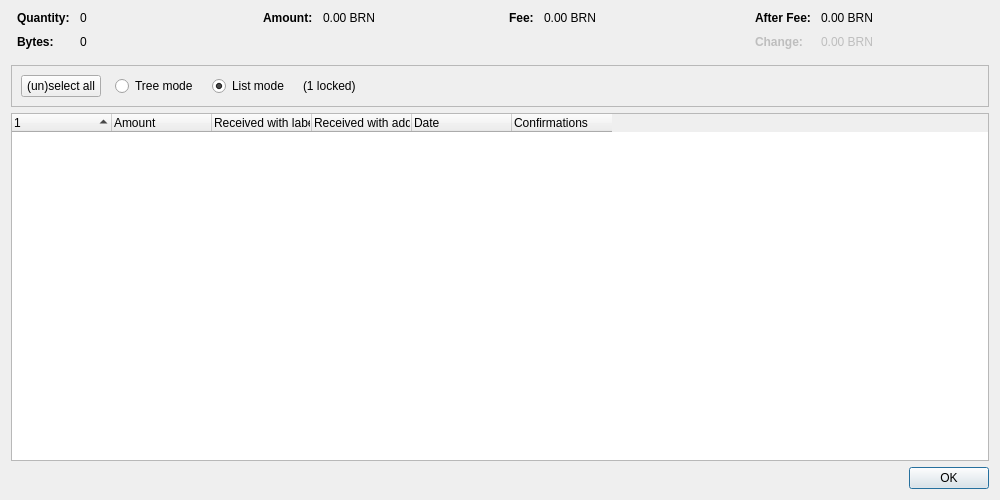
<?xml version="1.0" encoding="UTF-8"?>
<ui version="4.0">
 <class>CoinControlDialog</class>
 <widget class="QDialog" name="CoinControlDialog">
  <property name="geometry">
   <rect>
    <x>0</x>
    <y>0</y>
    <width>1000</width>
    <height>500</height>
   </rect>
  </property>
  <property name="windowTitle">
   <string>Coin Selection</string>
  </property>
  <layout class="QVBoxLayout" name="verticalLayout">
   <item>
    <layout class="QHBoxLayout" name="horizontalLayoutTop" stretch="0,0,0,0">
     <property name="topMargin">
      <number>0</number>
     </property>
     <property name="bottomMargin">
      <number>10</number>
     </property>
     <item>
      <layout class="QFormLayout" name="formLayoutCoinControl1">
       <property name="labelAlignment">
        <set>Qt::AlignLeft|Qt::AlignVCenter</set>
       </property>
       <property name="horizontalSpacing">
        <number>10</number>
       </property>
       <property name="verticalSpacing">
        <number>10</number>
       </property>
       <property name="leftMargin">
        <number>6</number>
       </property>
       <property name="rightMargin">
        <number>6</number>
       </property>
       <item row="0" column="0">
        <widget class="QLabel" name="labelCoinControlQuantityText">
         <property name="font">
          <font>
           <weight>75</weight>
           <bold>true</bold>
          </font>
         </property>
         <property name="text">
          <string>Quantity:</string>
         </property>
        </widget>
       </item>
       <item row="0" column="1">
        <widget class="QLabel" name="labelCoinControlQuantity">
         <property name="cursor">
          <cursorShape>IBeamCursor</cursorShape>
         </property>
         <property name="contextMenuPolicy">
          <enum>Qt::ActionsContextMenu</enum>
         </property>
         <property name="text">
          <string notr="true">0</string>
         </property>
         <property name="textInteractionFlags">
          <set>Qt::LinksAccessibleByMouse|Qt::TextSelectableByKeyboard|Qt::TextSelectableByMouse</set>
         </property>
        </widget>
       </item>
       <item row="1" column="0">
        <widget class="QLabel" name="labelCoinControlBytesText">
         <property name="font">
          <font>
           <weight>75</weight>
           <bold>true</bold>
          </font>
         </property>
         <property name="text">
          <string>Bytes:</string>
         </property>
        </widget>
       </item>
       <item row="1" column="1">
        <widget class="QLabel" name="labelCoinControlBytes">
         <property name="cursor">
          <cursorShape>IBeamCursor</cursorShape>
         </property>
         <property name="contextMenuPolicy">
          <enum>Qt::ActionsContextMenu</enum>
         </property>
         <property name="text">
          <string notr="true">0</string>
         </property>
         <property name="textInteractionFlags">
          <set>Qt::LinksAccessibleByMouse|Qt::TextSelectableByKeyboard|Qt::TextSelectableByMouse</set>
         </property>
        </widget>
       </item>
      </layout>
     </item>
     <item>
      <layout class="QFormLayout" name="formLayoutCoinControl2">
       <property name="horizontalSpacing">
        <number>10</number>
       </property>
       <property name="verticalSpacing">
        <number>10</number>
       </property>
       <property name="leftMargin">
        <number>6</number>
       </property>
       <property name="rightMargin">
        <number>6</number>
       </property>
       <item row="0" column="0">
        <widget class="QLabel" name="labelCoinControlAmountText">
         <property name="font">
          <font>
           <weight>75</weight>
           <bold>true</bold>
          </font>
         </property>
         <property name="text">
          <string>Amount:</string>
         </property>
        </widget>
       </item>
       <item row="0" column="1">
        <widget class="QLabel" name="labelCoinControlAmount">
         <property name="cursor">
          <cursorShape>IBeamCursor</cursorShape>
         </property>
         <property name="contextMenuPolicy">
          <enum>Qt::ActionsContextMenu</enum>
         </property>
         <property name="text">
          <string notr="true">0.00 BRN</string>
         </property>
         <property name="textInteractionFlags">
          <set>Qt::LinksAccessibleByMouse|Qt::TextSelectableByKeyboard|Qt::TextSelectableByMouse</set>
         </property>
        </widget>
       </item>
      </layout>
     </item>
     <item>
      <layout class="QFormLayout" name="formLayoutCoinControl3">
       <property name="horizontalSpacing">
        <number>10</number>
       </property>
       <property name="verticalSpacing">
        <number>10</number>
       </property>
       <property name="leftMargin">
        <number>6</number>
       </property>
       <property name="rightMargin">
        <number>6</number>
       </property>
       <item row="0" column="0">
        <widget class="QLabel" name="labelCoinControlFeeText">
         <property name="font">
          <font>
           <weight>75</weight>
           <bold>true</bold>
          </font>
         </property>
         <property name="text">
          <string>Fee:</string>
         </property>
        </widget>
       </item>
       <item row="0" column="1">
        <widget class="QLabel" name="labelCoinControlFee">
         <property name="cursor">
          <cursorShape>IBeamCursor</cursorShape>
         </property>
         <property name="contextMenuPolicy">
          <enum>Qt::ActionsContextMenu</enum>
         </property>
         <property name="text">
          <string notr="true">0.00 BRN</string>
         </property>
         <property name="textInteractionFlags">
          <set>Qt::LinksAccessibleByMouse|Qt::TextSelectableByKeyboard|Qt::TextSelectableByMouse</set>
         </property>
        </widget>
       </item>
      </layout>
     </item>
     <item>
      <layout class="QFormLayout" name="formLayoutCoinControl4">
       <property name="labelAlignment">
        <set>Qt::AlignLeft|Qt::AlignVCenter</set>
       </property>
       <property name="horizontalSpacing">
        <number>10</number>
       </property>
       <property name="verticalSpacing">
        <number>10</number>
       </property>
       <property name="leftMargin">
        <number>6</number>
       </property>
       <property name="rightMargin">
        <number>6</number>
       </property>
       <item row="0" column="0">
        <widget class="QLabel" name="labelCoinControlAfterFeeText">
         <property name="font">
          <font>
           <weight>75</weight>
           <bold>true</bold>
          </font>
         </property>
         <property name="text">
          <string>After Fee:</string>
         </property>
        </widget>
       </item>
       <item row="0" column="1">
        <widget class="QLabel" name="labelCoinControlAfterFee">
         <property name="cursor">
          <cursorShape>IBeamCursor</cursorShape>
         </property>
         <property name="contextMenuPolicy">
          <enum>Qt::ActionsContextMenu</enum>
         </property>
         <property name="text">
          <string notr="true">0.00 BRN</string>
         </property>
         <property name="textInteractionFlags">
          <set>Qt::LinksAccessibleByMouse|Qt::TextSelectableByKeyboard|Qt::TextSelectableByMouse</set>
         </property>
        </widget>
       </item>
       <item row="1" column="0">
        <widget class="QLabel" name="labelCoinControlChangeText">
         <property name="enabled">
          <bool>false</bool>
         </property>
         <property name="font">
          <font>
           <weight>75</weight>
           <bold>true</bold>
          </font>
         </property>
         <property name="text">
          <string>Change:</string>
         </property>
        </widget>
       </item>
       <item row="1" column="1">
        <widget class="QLabel" name="labelCoinControlChange">
         <property name="enabled">
          <bool>false</bool>
         </property>
         <property name="cursor">
          <cursorShape>IBeamCursor</cursorShape>
         </property>
         <property name="contextMenuPolicy">
          <enum>Qt::ActionsContextMenu</enum>
         </property>
         <property name="text">
          <string notr="true">0.00 BRN</string>
         </property>
         <property name="textInteractionFlags">
          <set>Qt::LinksAccessibleByMouse|Qt::TextSelectableByKeyboard|Qt::TextSelectableByMouse</set>
         </property>
        </widget>
       </item>
      </layout>
     </item>
    </layout>
   </item>
   <item>
    <widget class="QFrame" name="frame">
     <property name="minimumSize">
      <size>
       <width>0</width>
       <height>40</height>
      </size>
     </property>
     <property name="frameShape">
      <enum>QFrame::StyledPanel</enum>
     </property>
     <property name="frameShadow">
      <enum>QFrame::Sunken</enum>
     </property>
     <layout class="QHBoxLayout" name="horizontalLayout">
      <item>
       <layout class="QHBoxLayout" name="horizontalLayoutPanel" stretch="0,0,0,0,0">
        <property name="spacing">
         <number>14</number>
        </property>
        <item>
         <widget class="QPushButton" name="pushButtonSelectAll">
          <property name="sizePolicy">
           <sizepolicy hsizetype="Maximum" vsizetype="Fixed">
            <horstretch>0</horstretch>
            <verstretch>0</verstretch>
           </sizepolicy>
          </property>
          <property name="text">
           <string>(un)select all</string>
          </property>
          <property name="autoDefault">
           <bool>false</bool>
          </property>
         </widget>
        </item>
        <item>
         <widget class="QRadioButton" name="radioTreeMode">
          <property name="sizePolicy">
           <sizepolicy hsizetype="Maximum" vsizetype="Fixed">
            <horstretch>0</horstretch>
            <verstretch>0</verstretch>
           </sizepolicy>
          </property>
          <property name="text">
           <string>Tree mode</string>
          </property>
         </widget>
        </item>
        <item>
         <widget class="QRadioButton" name="radioListMode">
          <property name="sizePolicy">
           <sizepolicy hsizetype="Maximum" vsizetype="Fixed">
            <horstretch>0</horstretch>
            <verstretch>0</verstretch>
           </sizepolicy>
          </property>
          <property name="text">
           <string>List mode</string>
          </property>
          <property name="checked">
           <bool>true</bool>
          </property>
         </widget>
        </item>
        <item>
         <widget class="QLabel" name="labelLocked">
          <property name="text">
           <string notr="true">(1 locked)</string>
          </property>
         </widget>
        </item>
        <item>
         <spacer name="horizontalSpacer">
          <property name="orientation">
           <enum>Qt::Horizontal</enum>
          </property>
          <property name="sizeHint" stdset="0">
           <size>
            <width>40</width>
            <height>20</height>
           </size>
          </property>
         </spacer>
        </item>
       </layout>
      </item>
     </layout>
    </widget>
   </item>
   <item>
    <widget class="CoinControlTreeWidget" name="treeWidget">
     <property name="contextMenuPolicy">
      <enum>Qt::CustomContextMenu</enum>
     </property>
     <property name="sortingEnabled">
      <bool>false</bool>
     </property>
     <property name="columnCount">
      <number>6</number>
     </property>
     <attribute name="headerShowSortIndicator" stdset="0">
      <bool>true</bool>
     </attribute>
     <attribute name="headerStretchLastSection">
      <bool>false</bool>
     </attribute>
     <column>
      <property name="text">
       <string/>
      </property>
     </column>
     <column>
      <property name="text">
       <string>Amount</string>
      </property>
     </column>
     <column>
      <property name="text">
       <string>Received with label</string>
      </property>
     </column>
     <column>
      <property name="text">
       <string>Received with address</string>
      </property>
     </column>
     <column>
      <property name="text">
       <string>Date</string>
      </property>
     </column>
     <column>
      <property name="text">
       <string>Confirmations</string>
      </property>
      <property name="toolTip">
       <string>Confirmed</string>
      </property>
     </column>
     <column>
      <property name="text">
       <string/>
      </property>
     </column>
     <column>
      <property name="text">
       <string/>
      </property>
     </column>
     <column>
      <property name="text">
       <string/>
      </property>
     </column>
     <column>
      <property name="text">
       <string/>
      </property>
     </column>
    </widget>
   </item>
   <item>
    <widget class="QDialogButtonBox" name="buttonBox">
     <property name="orientation">
      <enum>Qt::Horizontal</enum>
     </property>
     <property name="standardButtons">
      <set>QDialogButtonBox::Ok</set>
     </property>
    </widget>
   </item>
  </layout>
 </widget>
 <customwidgets>
  <customwidget>
   <class>CoinControlTreeWidget</class>
   <extends>QTreeWidget</extends>
   <header>qt/coincontroltreewidget.h</header>
  </customwidget>
 </customwidgets>
 <resources/>
 <connections/>
</ui>
